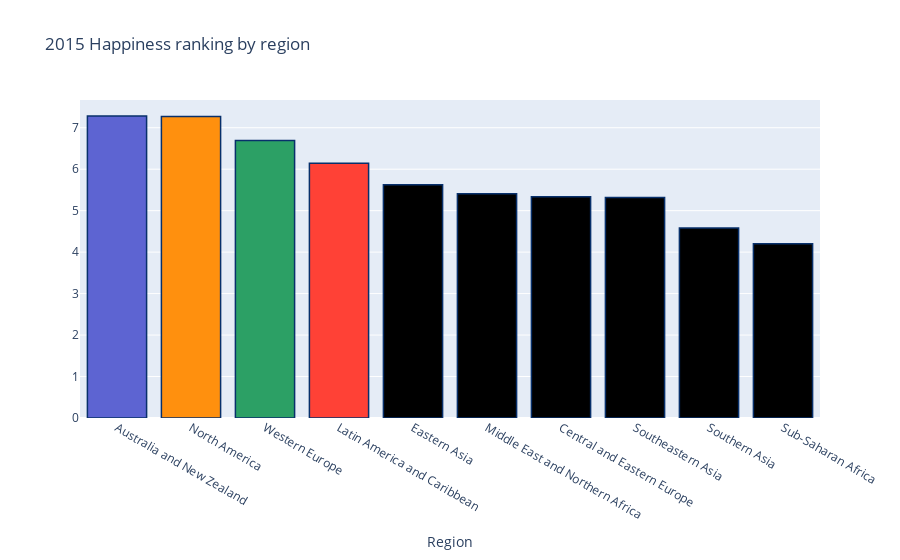

The cell this chart's notebook holds for it:
### Markdown cell above
## Happiness ranking by region

### Code cell
region_mean = data2015.groupby(['region'])['happiness_score'].mean()
region_mean.sort_values(ascending=False, inplace=True)

# Bar Chart
trace1 = go.Bar(
    x=region_mean.index,
    y=region_mean.values,
    marker=dict(
        color=['rgb(93, 100, 210)', 'rgb(255, 144, 14)',
               'rgb(44, 160, 101)', 'rgb(255, 65, 54)'],
        line=dict(
            color='rgb(8,48,107)',
            width=1.5,
        )
    ),
)

data = [trace1]
layout = go.Layout(
    barmode='stack'
)
layout = dict(title = '2015 Happiness ranking by region',
              xaxis= dict(title= 'Region',ticklen= 5,zeroline= False)
             )
fig = go.Figure(data=data, layout=layout)
iplot(fig)

### Figure 1 — Plotly figure (JSON) as saved in the notebook; plotly's stock layout.template omitted (floating-point values rounded to 4 significant figures)
{"data": [{"marker": {"color": ["rgb(93, 100, 210)", "rgb(255, 144, 14)", "rgb(44, 160, 101)", "rgb(255, 65, 54)"], "line": {"color": "rgb(8,48,107)", "width": 1.5}}, "type": "bar", "x": ["Australia and New Zealand", "North America", "Western Europe", "Latin America and Caribbean", "Eastern Asia", "Middle East and Northern Africa", "Central and Eastern Europe", "Southeastern Asia", "Southern Asia", "Sub-Saharan Africa"], "y": [7.285, 7.273, 6.69, 6.145, 5.626, 5.407, 5.333, 5.317, 4.581, 4.203]}], "layout": {"title": {"text": "2015 Happiness ranking by region"}, "xaxis": {"ticklen": 5, "title": {"text": "Region"}, "zeroline": false}}}
